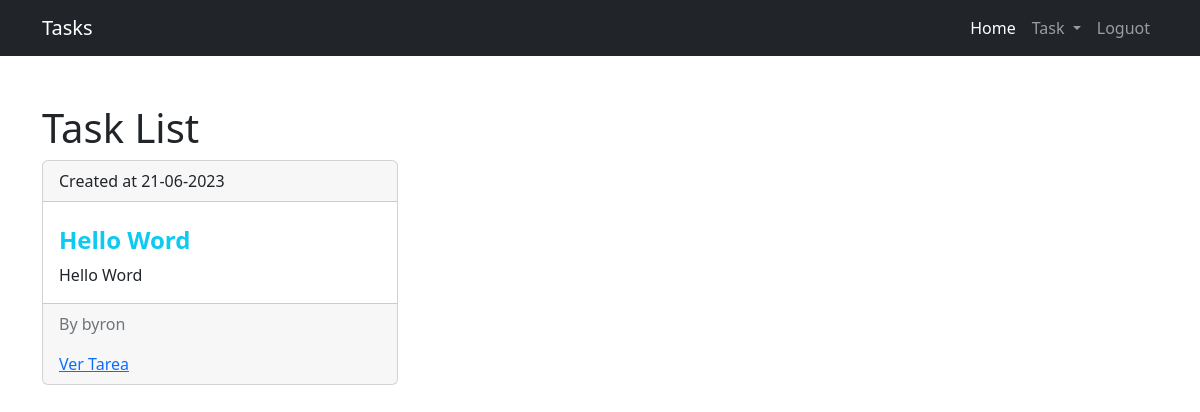
Page /task (signed in) on the earlier database version.
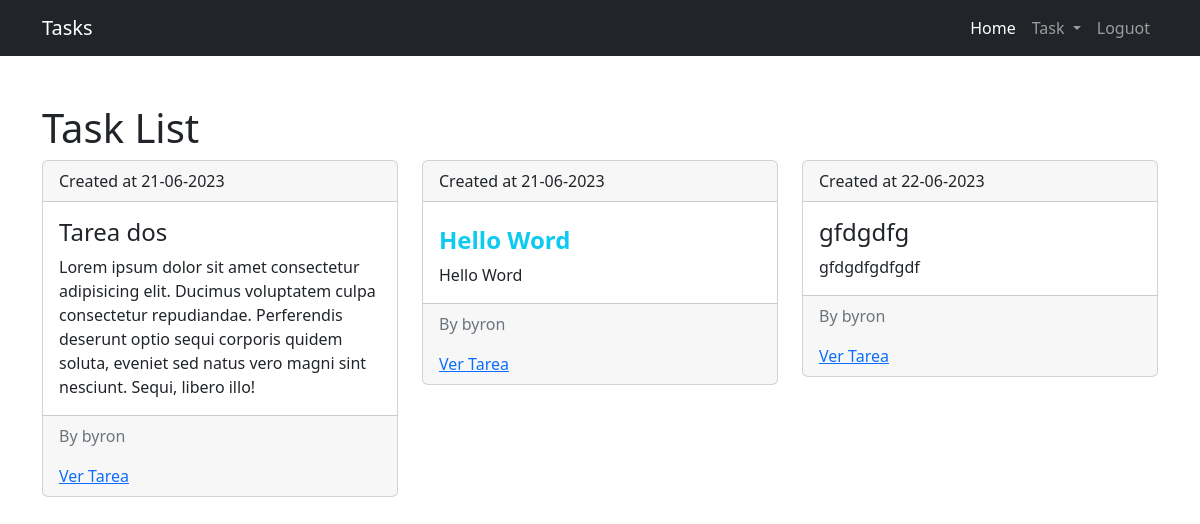
Same page on the later database version.
### task/models.py (models this page shows, shortened)
class Task(models.Model):
    title = models.CharField(max_length=200)
    description = models.TextField()
    created_at = models.DateTimeField(auto_now_add=True)
    datecompleted = models.DateTimeField(null=True, blank=True)
    importtant = models.BooleanField(default=False)
    user = models.ForeignKey(User, on_delete=models.CASCADE)
    class Meta:
        db_table = "task"

### task/views.py (the view)
# urls.py: path("task", views.task_page, name="task"),
def task_page(request):
    if request.user.is_authenticated:
        tasks = Task.objects.filter(user=request.user,datecompleted__isnull=True).order_by(
            "-datecompleted"
        )
        return render(request, "pages/task.html", {"tasks": tasks})
    else:
        return render(request, "pages/task.html")

### task/templates/pages/task.html
{% extends 'base.html' %} {% block content %}
<h1>Task List</h1>
<div class="row">
  {% if user.is_authenticated %} {% for task in tasks %}
  <div class="col-md-4 mb-4">
    <div class="card">
      <div class="card-header">
        Created at {{task.created_at| date:"d-m-Y" }}
      </div>
      <div class="card-body">
        <h4 class="card-title">
          {% if task.importtant %}
          <h4 class="text-info"><strong>{{ task.title }}</strong></h4>
          {% else %}
          {{ task.title }}
          {% endif %}
        </h4>
        <p class="card-text">{{ task.description }}</p>
      </div>
      <div class="card-footer text-muted">
        <p>By {{ task.user.username }}</p>
        <a href="{% url 'task_detail' task.id  %}">Ver Tarea</a>
      </div>
    </div>
  </div>
  {% endfor %} {% else %}
  <div class="col-md-6">
    <h3>Debes Iniciar Session para ver tus tareas</h3>
    <a class="btn btn-primary" href="{% url 'login' %}">Iniciar Session</a>
  </div>
  {% endif %}
</div>
{% endblock content %}

Differences in the rows shown:
now on this page (row edited): Task: created_at "21-06-2023", title "Tarea dos", description "Lorem ipsum dolor sit amet consectetur adipisicing elit. Ducimus voluptatem culpa consectetur repudiandae. Perferendis deserunt optio sequi corporis quidem soluta, eveniet sed natus vero magni sint nesciunt. Sequi, libero illo!", user.username "byron"
added Task: created_at "22-06-2023", title "gfdgdfg", description "gfdgdfgdfgdf", user.username "byron"
